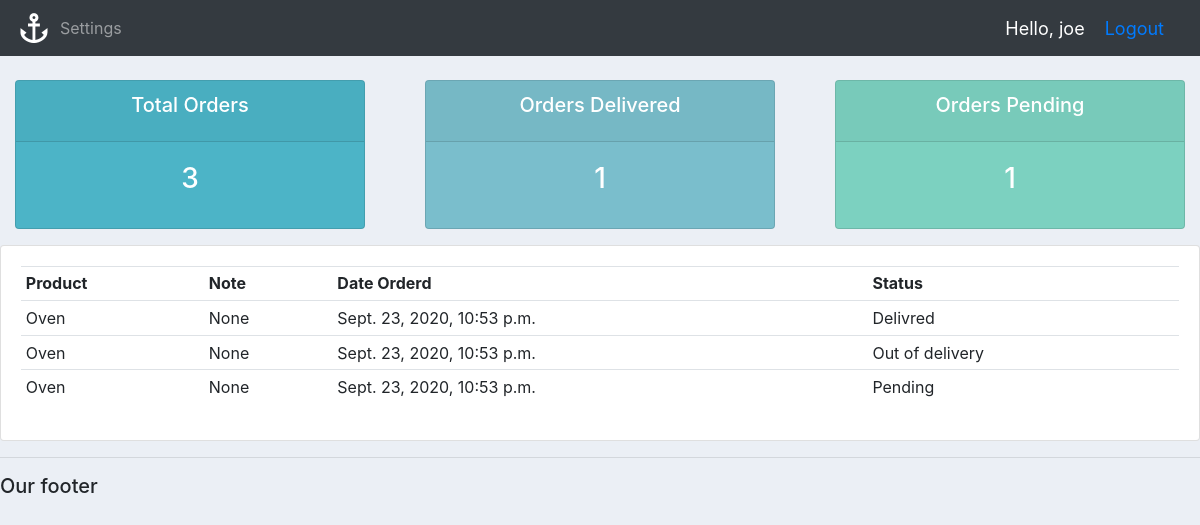
Page /user/ (signed in) on the committed database.
### accounts/models.py (models this page shows, shortened)
class Order(models.Model):
    STATUS = (
        ('Pending', 'Pending'),
        ('Out of delivery', 'Out of delivery'),
        ('Delivred', 'Delivred'),
    )
    customer = models.ForeignKey(
        Customer, null=True, on_delete=models.SET_NULL)
    product = models.ForeignKey(Product, null=True, on_delete=models.SET_NULL)
    date_created = models.DateTimeField(auto_now_add=True, null=True)
    status = models.CharField(max_length=200, null=True, choices=STATUS)
    note = models.CharField(max_length=1000, null=True)

class Product(models.Model):
    CATEGORY = (
        ('Indoor', 'Indoor'),
        ('Out door', 'Out door'),
    )
    name = models.CharField(max_length=200, null=True)
    price = models.FloatField(null=True)
    category = models.CharField(max_length=200, null=True, choices=CATEGORY)
    description = models.CharField(max_length=200, null=True, blank=True)
    date_created = models.DateTimeField(auto_now_add=True, null=True)
    tags = models.ManyToManyField(Tag)
    def __str__(self):
        return self.name

### accounts/decorators.py (the view)
        def wrapper_func(request, *args, **kwargs):
            group = None
            if request.user.groups.exists():
                group = request.user.groups.all()[0].name
            if group in allowed_roles:
                return view_func(request, *args, **kwargs)
            return HttpResponse('You are not authorized to view this page')

### accounts/views.py (called while the page is built)
@login_required(login_url='login')
@allowed_users(allowed_roles=['customer'])
def userPage(request):
    orders = request.user.customer.order_set.all()
    total_orders = orders.count()
    delivred = orders.filter(status='Delivred').count()
    pending = orders.filter(status='Pending').count()
    context = {'orders': orders,
               'total_orders': total_orders,
               'delivred': delivred,
               'pending': pending}
    return render(request, 'accounts/user.html', context)

### accounts/templates/accounts/user.html
{% extends 'accounts/main.html' %}
{% block content %}
{% include 'accounts/status.html' %}
<div class="row">
    <div class="col-md">
        <div class="card card-body">
            <table class="table table-sm">
                <tr>
                    <th>Product</th>
                    <th>Note</th>
                    <th>Date Orderd</th>
                    <th>Status</th>
                </tr>
                {% for order in orders %}
                <tr>
                    <td>{{order.product}}</td>
                    <td>{{order.note}}</td>
                    <td>{{order.date_created}}</td>
                    <td>{{order.status}}</td>
                     </tr>
                {% endfor %}
            </table>
        </div>
    </div>
</div>
{% endblock content %}

### accounts/templates/accounts/navbar.html (shortened to what this page needs)
{% load static%}
<nav class="navbar navbar-expand-lg navbar-dark bg-dark">
    <img src="{% static 'images/logo.png' %}" alt="">
    <div class="collapse navbar-collapse" id="navbarNav">
        <ul class="navbar-nav">
            {% if request.user.is_staff %}
                <li class="nav-item active">
                    <a class="nav-link" href="{% url 'home' %}">Dashboard</a>
                </li>
                <li class="nav-item">
                    <a class="nav-link" href="{% url 'products' %}">Products</a>
                </li>
            {% else %}
            <li class="nav-item">
                <a class="nav-link" href="{% url 'account' %}">Settings</a>
            </li>
            {% endif %}
        </ul>
    </div>
    <span class="hello-msg">
        Hello, {{request.user}}
    </span>
    <span class="hello-msg">
        <a href="{% url 'logout' %}">Logout</a>
    </span>
</nav>

### static/css/main.css (style rules this page uses)
body { background-color: #ebeff5; }

### accounts/templates/accounts/navbar.html (style rules this page uses)
.hello-msg { font-size: 18px; color: #ffff; margin-right: 20px; }

### rows in the picture
Order: product "Oven", note "None", date_created "Sept. 23, 2020, 10:53 p.m.", status "Delivred"
Order: product "Oven", note "None", date_created "Sept. 23, 2020, 10:53 p.m.", status "Out of delivery"
Order: product "Oven", note "None", date_created "Sept. 23, 2020, 10:53 p.m.", status "Pending"

### other values in the picture
{{ request.user }} "joe"
{{ total_orders }} "3"
{{ delivred }} "1"
{{ pending }} "1"
